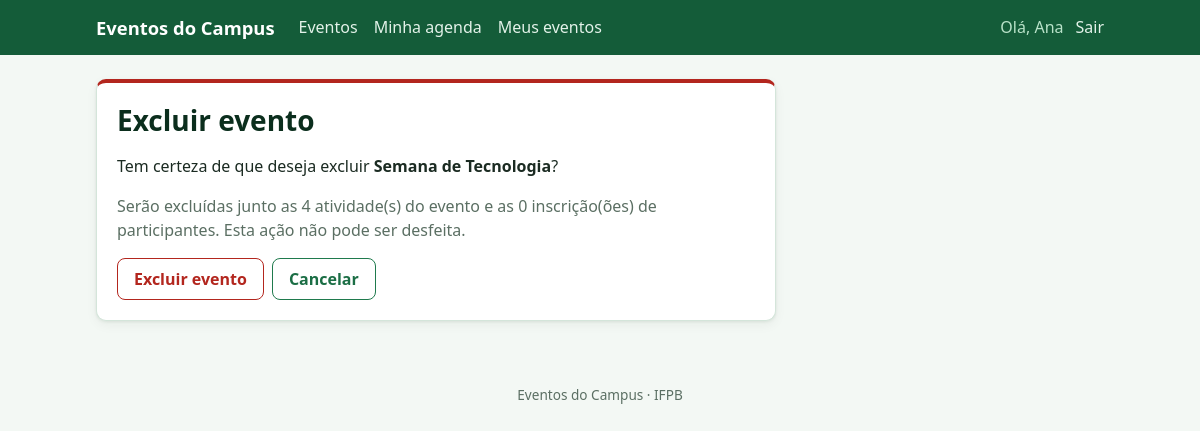
Screenshot of /eventos/1/excluir/ (signed in) with the database file from the repository.
### eventos/models.py (models this page shows, shortened)
class Evento(models.Model):
    nome = models.CharField('nome', max_length=200)
    descricao = models.TextField('descrição')
    data_inicio = models.DateField('data de início')
    data_fim = models.DateField('data de fim')
    inscricoes_abertas = models.BooleanField('inscrições abertas', default=True)
    organizador = models.ForeignKey(
        settings.AUTH_USER_MODEL,
        on_delete=models.PROTECT,
        related_name='eventos_organizados',
        verbose_name='organizador',
    )
    class Meta:
        verbose_name = 'evento'
        verbose_name_plural = 'eventos'
        ordering = ['data_inicio', 'nome']
        constraints = [
            models.CheckConstraint(
                check=Q(data_fim__gte=F('data_inicio')),
                name='evento_fim_depois_do_inicio',
                violation_error_message='A data de fim não pode ser anterior à data de início.',
            ),
        ]

### eventos/views.py (the view)
# urls.py: path('eventos/<int:pk>/excluir/', views.EventoDeleteView.as_view(), name='excluir'),
class EventoDeleteView(LoginRequiredMixin, PermissionRequiredMixin, EventoDoOrganizadorMixin,
                       SuccessMessageMixin, DeleteView):
    permission_required = 'eventos.delete_evento'
    success_url = reverse_lazy('eventos:meus_eventos')
    success_message = 'Evento excluído.'

### eventos/views.py (called while the page is built)
    def test_func(self):
        return self.get_evento().organizador_id == self.request.user.id

    @cached_property
    def evento(self):
        return get_object_or_404(Evento, pk=self.kwargs['pk'])

    def get_object(self, queryset=None):
        return self.evento

    def get_evento(self):
        return self.evento

### eventos/templates/eventos/evento_confirm_delete.html (shortened to what this page needs)
{% extends 'base.html' %}
{% block conteudo %}
<div class="cartao cartao-formulario cartao-perigo">
    <h1>Excluir evento</h1>
    <p>Tem certeza de que deseja excluir <strong>{{ object.nome }}</strong>?</p>
    <p class="texto-suave">
        Serão excluídas junto as {{ object.atividades.count }} atividade(s) do evento
        e as {{ object.inscricoes.count }} inscrição(ões) de participantes. Esta ação não pode ser desfeita.
    </p>
    <form method="post">
        <div class="acoes">
            <button type="submit" class="botao-perigo">Excluir evento</button>
            <a class="botao botao-secundario" href="{% url 'eventos:detalhe' object.pk %}">Cancelar</a>
        </div>
    </form>
</div>
{% endblock %}

### templates/base.html (shortened to what this page needs)
{% load static %}<!DOCTYPE html>
<html lang="pt-br">
<head>
    <link rel="stylesheet" href="{% static 'css/estilo.css' %}">
</head>
<body>
    <header class="topo">
        <div class="topo-interno">
            <a class="marca" href="{% url 'eventos:lista' %}">Eventos do Campus</a>
            <nav class="nav">
                <a href="{% url 'eventos:lista' %}">Eventos</a>
                {% if user.is_authenticated %}
                    <a href="{% url 'eventos:agenda' %}">Minha agenda</a>
                {% endif %}
                {% if perms.eventos.add_evento %}
                    <a href="{% url 'eventos:meus_eventos' %}">Meus eventos</a>
                {% endif %}
                <div class="nav-usuario">
                    {% if user.is_authenticated %}
                        <span>Olá, {{ user.first_name|default:user.username }}</span>
                        <form class="em-linha" method="post" action="{% url 'logout' %}">
                            <button type="submit" class="botao-link">Sair</button>
                        </form>
                    {% else %}
                        <a href="{% url 'login' %}">Entrar</a>
                        <a href="{% url 'cadastro' %}">Cadastrar</a>
                    {% endif %}
                </div>
            </nav>
        </div>
    </header>
    <main class="conteudo">
        {% block conteudo %}{% endblock %}
    </main>
    <footer class="rodape">Eventos do Campus · IFPB</footer>
</body>
</html>

### static/css/estilo.css (style rules this page uses)
:root { --verde-950: #0b2e1d; --verde-800: #145c39; --verde-700: #1b6e45; --verde-600: #1f7a4d; --verde-400: #4caf7a; --verde-200: #b9e2c9; --verde-100: #e3f2e9; --verde-50: #f3f8f4; --texto: #1b2b22; --texto-suave: #5b6f63; --borda: #d4e5da; --superficie: #ffffff; --perigo: #b3261e; --perigo-claro: #fbe9e7; --aviso: #8a5a00; --aviso-claro: #fff4d6; --raio: 10px; --sombra: 0 1px 3px rgba(11, 46, 29, .08), 0 4px 12px rgba(11, 46, 29, .05); }
* { box-sizing: border-box; }
body { margin: 0; font-family: system-ui, -apple-system, "Segoe UI", Roboto, sans-serif; color: var(--texto); background: var(--verde-50); line-height: 1.5; }
a { color: var(--verde-700); }
h1, h2, h3 { color: var(--verde-950); line-height: 1.25; }
h1 { font-size: 1.75rem; margin: 0 0 .25rem; }
.topo { background: var(--verde-800); color: #fff; }
.topo-interno { max-width: 1040px; margin: 0 auto; padding: .85rem 1rem; display: flex; flex-wrap: wrap; align-items: center; gap: .75rem 1.5rem; }
.marca { color: #fff; font-weight: 700; font-size: 1.15rem; text-decoration: none; }
.nav { display: flex; flex-wrap: wrap; align-items: center; gap: .25rem 1rem; flex: 1; }
.nav a { color: var(--verde-100); text-decoration: none; }
.nav-usuario { margin-left: auto; display: flex; align-items: center; gap: .75rem; }
.nav-usuario span { color: var(--verde-200); }
.conteudo { max-width: 1040px; margin: 0 auto; padding: 1.5rem 1rem 3rem; }
.rodape { text-align: center; color: var(--texto-suave); font-size: .85rem; padding: 1rem; }
.texto-suave { color: var(--texto-suave); }
.cartao { background: var(--superficie); border: 1px solid var(--borda); border-radius: var(--raio); padding: 1.25rem; box-shadow: var(--sombra); }
.cartao-formulario { max-width: 680px; }
.cartao-perigo { border-top: 4px solid var(--perigo); }
.botao, button { display: inline-block; border: 1px solid var(--verde-600); background: var(--verde-600); color: #fff; padding: .5rem 1rem; border-radius: 8px; font: inherit; font-weight: 600; text-decoration: none; cursor: pointer; }
.botao-secundario { background: var(--superficie); color: var(--verde-700); }
.botao-perigo { background: var(--superficie); border-color: var(--perigo); color: var(--perigo); }
.botao-link { background: none; border: none; padding: 0; color: var(--verde-100); font-weight: 400; text-decoration: none; }
.acoes { display: flex; flex-wrap: wrap; align-items: center; gap: .5rem; }
form.em-linha { display: inline; margin: 0; }

### rows the page displays
Evento: nome "Semana de Tecnologia", atividades.count "4", inscricoes.count "0"

### other values shown
{{ user.first_name|default:user.username }} "Ana"
